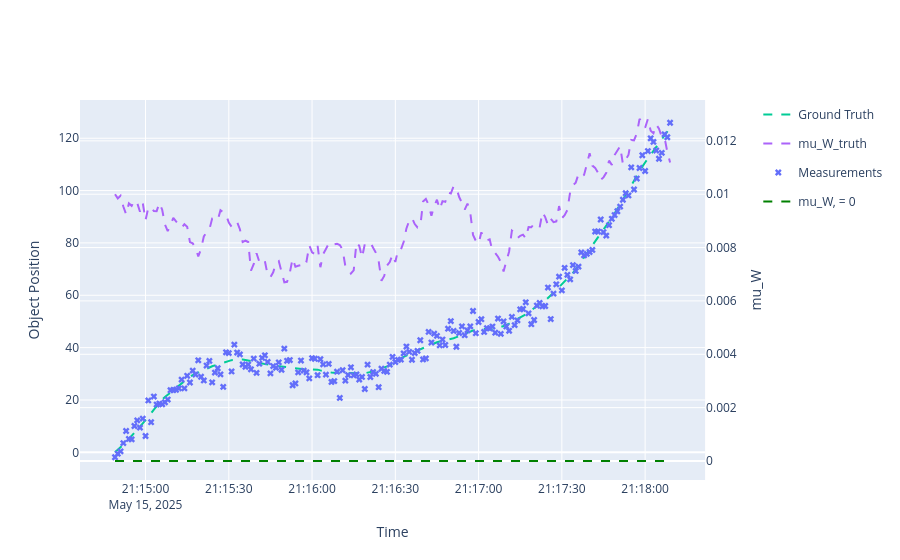

The cell this chart's notebook holds for it:
### Code cell
position_plotter.plot_measurements(measurements, [0], marker=dict(symbol="x"))
position_plotter.fig

### Figure 1 — Plotly figure (JSON) as saved in the notebook; plotly's stock layout.template omitted (floating-point values rounded to 4 significant figures; data arrays with more than 128 entries replaced by an {"elided": "..."} marker saying what was removed)
{"data": [{"line": {"color": "green", "dash": "dash"}, "name": "mu_W, = 0", "type": "scatter", "x": {"elided": "201 str values"}, "xaxis": "x", "y": {"elided": "201 int values"}, "yaxis": "y2"}, {"legendgroup": "Ground Truth", "legendrank": 100, "line": {"dash": "dash"}, "mode": "lines", "name": "Ground Truth", "showlegend": true, "text": {"elided": "201 str values"}, "type": "scatter", "x": {"elided": "201 str values"}, "y": {"elided": "201 float values"}}, {"legendgroup": "mu_W_truth", "legendrank": 100, "line": {"dash": "dash"}, "mode": "lines", "name": "mu_W_truth", "showlegend": true, "text": {"elided": "201 str values"}, "type": "scatter", "x": {"elided": "201 str values"}, "xaxis": "x", "y": {"elided": "201 float values"}, "yaxis": "y2"}, {"legendgroup": "Measurements", "legendrank": 200, "marker": {"color": "#636EFA", "symbol": "x"}, "mode": "markers", "name": "Measurements", "showlegend": true, "text": {"elided": "201 str values"}, "type": "scatter", "x": {"elided": "201 str values"}, "y": {"elided": "201 float values"}}], "layout": {"colorway": ["#EF553B", "#00CC96", "#AB63FA", "#FFA15A", "#19D3F3", "#FF6692", "#B6E880", "#FF97FF", "#FECB52"], "xaxis": {"anchor": "y", "domain": [0, 0.94], "title": {"text": "Time"}}, "yaxis": {"anchor": "x", "domain": [0, 1], "title": {"text": "Object Position"}}, "yaxis2": {"anchor": "x", "overlaying": "y", "side": "right", "title": {"text": "mu_W"}}}}
